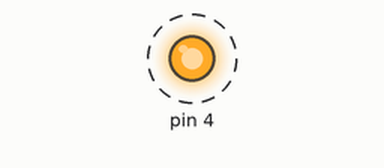
Simulated run of this sketch. Board: Arduino Uno, built with avr-gcc and run on an emulated ATmega328P. Parts: output pins drawn as LEDs (lit = HIGH). Dashed ring = blinking.

Above: at 0.5 s.
Timing chart, 0 to 4.6 s (numbered marks = the images above):
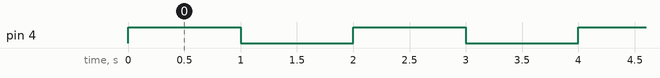

Measured:
- by itself, pin 4: alternates HIGH for 1.0 s and LOW for 1.0 s

The sketch:

Solar_LED.ino
```cpp
#define LED_PIN PB4

void setup()
{
  pinMode(LED_PIN, OUTPUT);
}

void loop()
{
  // ***
  // *** LED on
  // ***
  digitalWrite(LED_PIN, HIGH);
  delay(1000);

  // ***
  // *** LED off
  // ***
  digitalWrite(LED_PIN, LOW);
  delay(1000);
}
```
